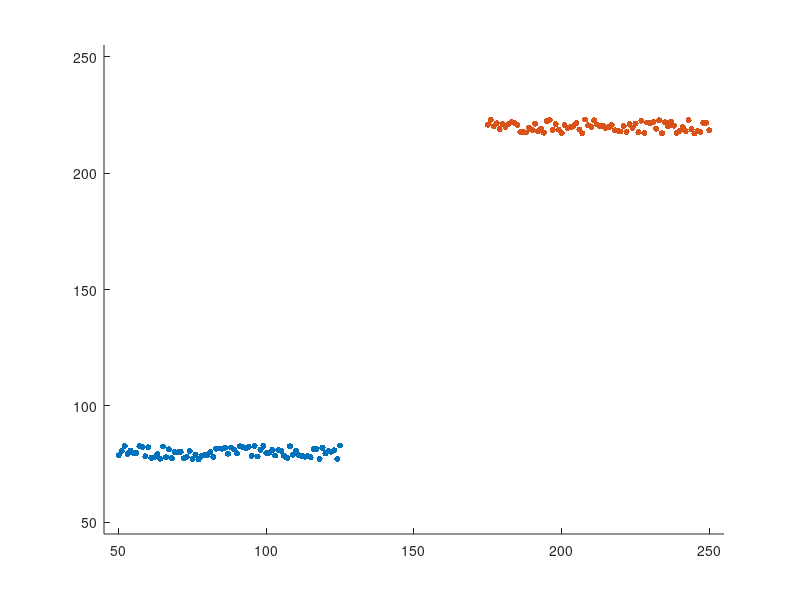

Source code (MATLAB): (Note: this script raises an error after producing the figure.)
%%% Code for generating schematic plots
xmax = 300;
cmax = xmax/2;
buffer = 50;
cog1 = buffer:(cmax-buffer/2);
cog2 = (cmax+buffer/2):(xmax-buffer);
%% Inseparable
yval1 = 80;
noiselevel = 3;
mot1 = yval1*ones(1,length(cog1));
temp = linspace((-1*noiselevel),noiselevel);
noise = randsample(temp,length(mot1));
motnoise1 = mot1+noise;

yval2 = 220;
mot2 = yval2*ones(1,length(cog2));
noise = randsample(temp,length(mot1));
motnoise2 = mot2+noise;

axlim = [45 255];

figure()
scatter(cog1,motnoise1,20,'black','filled'); hold on;
scatter(cog2,motnoise2,20,'black','filled')
xlim(axlim)
ylim(axlim)
ax = gca;
ax.TickDir = 'out';
xlabel('Cognitive neural dimension')
ylabel('Motor neural dimension')
title('Inseparable')
%% Separable and independent
temp = linspace(50,250);
mot1 = randsample(temp,length(mot1));

mot2 = randsample(temp,length(mot2));

figure()
scatter(cog1,mot1,20,'black','filled'); hold on;
scatter(cog2,mot2,20,'black','filled')
xlim(axlim)
ylim(axlim)
ax = gca;
ax.TickDir = 'out';
xlabel('Cognitive neural dimension')
ylabel('Motor neural dimension')
title('Separable and independent')
%% Separable but dependent
yval1 = 80;
dependlevel = 0.65;
dependmots = floor(dependlevel*(length(cog1)));
randmots = length(cog1)-dependmots;
noiselevel = 10;

mot1 = yval1*ones(1,length(cog1));
temp = linspace((-1*noiselevel),noiselevel);
dep = randsample(temp,dependmots);
dep1 = mot1+dep;
temp = linspace(-80,175);
noise = randsample(temp,randmots);
noise1 = mot1+noise;
mot1 = [dep1, noise1]; mot1 = randsample(mot1,length(mot1));

yval2 = 220;
mot2 = yval2*ones(1,length(cog1));
temp = linspace((-1*noiselevel),noiselevel);
dep = randsample(temp,dependmots);
dep2 = mot2+dep;
temp = linspace(-175,80);
noise = randsample(temp,randmots);
noise2 = mot2+noise;
mot2 = [dep2, noise2]; mot2 = randsample(mot2,length(mot1));

axlim = [45 255];

figure()
scatter(cog1,mot1,20,'black','filled'); hold on;
scatter(cog2,mot2,20,'black','filled')
xlim(axlim)
ylim(axlim)
ax = gca;
ax.TickDir = 'out';
xlabel('Cognitive neural dimension')
ylabel('Motor neural dimension')
title('Separable but dependent')